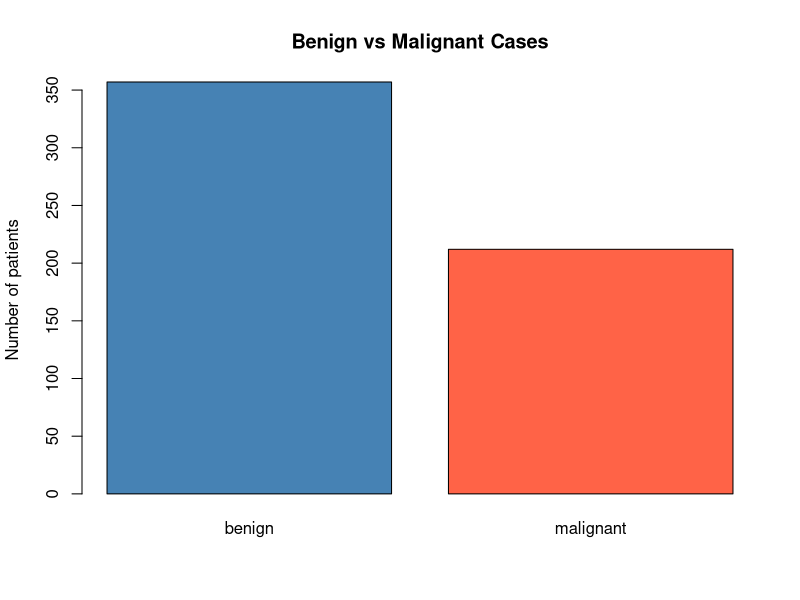
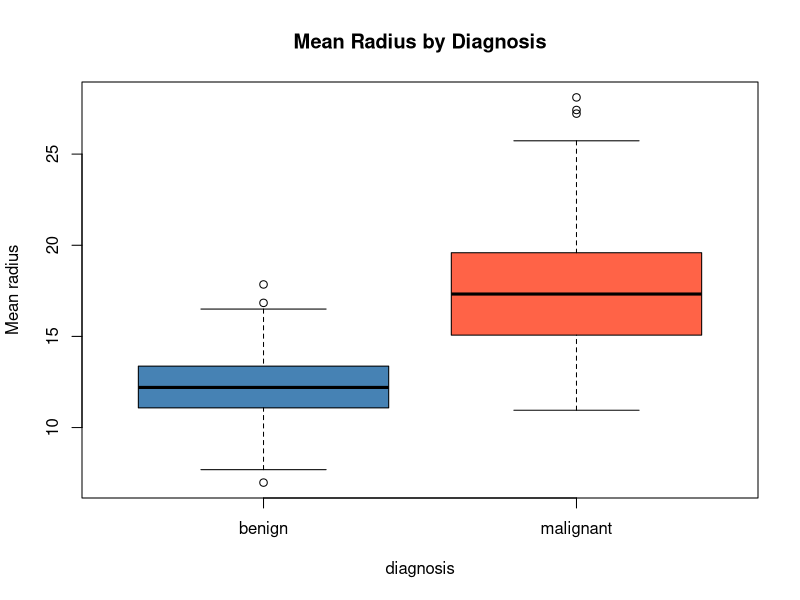
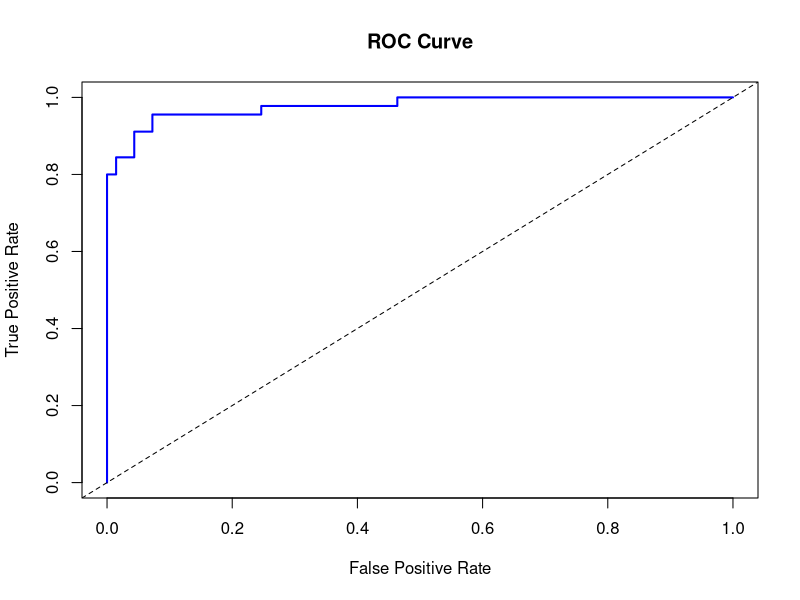

Here is the R script that generated these plots, in order:
# Breast cancer diagnosis using Logistic Regression in R
data <- read.csv("breast_cancer.csv")
data$diagnosis <- factor(data$diagnosis, levels = c("benign", "malignant"))
print(table(data$diagnosis))

# Train (80%) and test (20%) split
n <- nrow(data)
train_size <- floor(0.8 * n)
train <- data[1:train_size, ]
test  <- data[(train_size + 1):n, ]

# Build the logistic regression model
model <- glm(diagnosis ~ radius + texture + smoothness + concavity,
             data = train, family = binomial)
print(summary(model))

# Predict the probability of malignant and classify
prob <- predict(model, newdata = test, type = "response")
pred <- factor(ifelse(prob > 0.5, "malignant", "benign"),
               levels = c("benign", "malignant"))

# Confusion matrix and metrics
cm <- table(Predicted = pred, Actual = test$diagnosis)
print(cm)
accuracy    <- sum(diag(cm)) / sum(cm)
sensitivity <- cm["malignant", "malignant"] / sum(cm[, "malignant"])
specificity <- cm["benign", "benign"] / sum(cm[, "benign"])
cat("Accuracy    :", round(accuracy, 4), "\n")
cat("Sensitivity :", round(sensitivity, 4), "\n")
cat("Specificity :", round(specificity, 4), "\n")

# ---------- Charts ----------
barplot(table(data$diagnosis), col = c("steelblue", "tomato"),
        main = "Benign vs Malignant Cases", ylab = "Number of patients")

boxplot(radius ~ diagnosis, data = data, col = c("steelblue", "tomato"),
        main = "Mean Radius by Diagnosis", ylab = "Mean radius")

# ROC curve (base R)
actual <- test$diagnosis == "malignant"
thr <- sort(unique(c(0, prob, 1)), decreasing = TRUE)
tpr <- sapply(thr, function(t) mean(prob[actual] >= t))
fpr <- sapply(thr, function(t) mean(prob[!actual] >= t))
plot(fpr, tpr, type = "l", lwd = 2, col = "blue",
     main = "ROC Curve", xlab = "False Positive Rate",
     ylab = "True Positive Rate")
abline(0, 1, lty = 2)
auc <- sum(diff(fpr) * (head(tpr, -1) + tail(tpr, -1)) / 2)
cat("AUC :", round(auc, 4), "\n")
